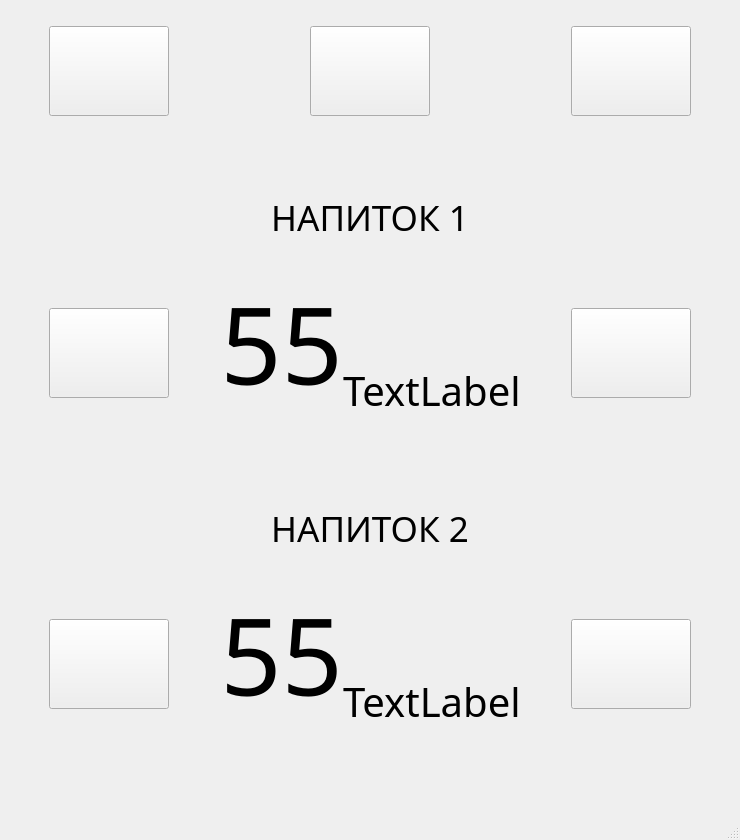
<?xml version="1.0" encoding="UTF-8"?>
<ui version="4.0">
 <class>MainWindow</class>
 <widget class="QMainWindow" name="MainWindow">
  <property name="geometry">
   <rect>
    <x>0</x>
    <y>0</y>
    <width>740</width>
    <height>840</height>
   </rect>
  </property>
  <property name="minimumSize">
   <size>
    <width>740</width>
    <height>480</height>
   </size>
  </property>
  <property name="maximumSize">
   <size>
    <width>740</width>
    <height>840</height>
   </size>
  </property>
  <property name="windowTitle">
   <string>MainWindow</string>
  </property>
  <widget class="QWidget" name="centralwidget">
   <layout class="QVBoxLayout" name="verticalLayout_8">
    <item>
     <spacer name="verticalSpacer">
      <property name="orientation">
       <enum>Qt::Vertical</enum>
      </property>
      <property name="sizeType">
       <enum>QSizePolicy::Minimum</enum>
      </property>
      <property name="sizeHint" stdset="0">
       <size>
        <width>20</width>
        <height>7</height>
       </size>
      </property>
     </spacer>
    </item>
    <item>
     <layout class="QHBoxLayout" name="horizontalLayout_6">
      <item>
       <spacer name="horizontalSpacer_5">
        <property name="orientation">
         <enum>Qt::Horizontal</enum>
        </property>
        <property name="sizeType">
         <enum>QSizePolicy::Fixed</enum>
        </property>
        <property name="sizeHint" stdset="0">
         <size>
          <width>40</width>
          <height>30</height>
         </size>
        </property>
       </spacer>
      </item>
      <item>
       <layout class="QVBoxLayout" name="verticalLayout_7">
        <property name="spacing">
         <number>0</number>
        </property>
        <item>
         <layout class="QHBoxLayout" name="horizontalLayout">
          <item>
           <widget class="QPushButton" name="button_menu">
            <property name="minimumSize">
             <size>
              <width>120</width>
              <height>90</height>
             </size>
            </property>
            <property name="maximumSize">
             <size>
              <width>85</width>
              <height>70</height>
             </size>
            </property>
            <property name="font">
             <font>
              <pointsize>16</pointsize>
             </font>
            </property>
            <property name="whatsThis">
             <string/>
            </property>
            <property name="accessibleName">
             <string/>
            </property>
            <property name="layoutDirection">
             <enum>Qt::LeftToRight</enum>
            </property>
            <property name="autoFillBackground">
             <bool>false</bool>
            </property>
            <property name="text">
             <string/>
            </property>
            <property name="iconSize">
             <size>
              <width>150</width>
              <height>150</height>
             </size>
            </property>
            <property name="autoRepeatInterval">
             <number>100</number>
            </property>
            <property name="autoDefault">
             <bool>false</bool>
            </property>
            <property name="default">
             <bool>false</bool>
            </property>
            <property name="flat">
             <bool>false</bool>
            </property>
           </widget>
          </item>
          <item>
           <spacer name="horizontalSpacer_13">
            <property name="orientation">
             <enum>Qt::Horizontal</enum>
            </property>
            <property name="sizeHint" stdset="0">
             <size>
              <width>40</width>
              <height>20</height>
             </size>
            </property>
           </spacer>
          </item>
          <item>
           <widget class="QPushButton" name="button_view">
            <property name="minimumSize">
             <size>
              <width>120</width>
              <height>90</height>
             </size>
            </property>
            <property name="maximumSize">
             <size>
              <width>85</width>
              <height>70</height>
             </size>
            </property>
            <property name="font">
             <font>
              <pointsize>16</pointsize>
             </font>
            </property>
            <property name="whatsThis">
             <string/>
            </property>
            <property name="accessibleName">
             <string/>
            </property>
            <property name="layoutDirection">
             <enum>Qt::LeftToRight</enum>
            </property>
            <property name="autoFillBackground">
             <bool>false</bool>
            </property>
            <property name="text">
             <string/>
            </property>
            <property name="autoRepeatInterval">
             <number>100</number>
            </property>
            <property name="autoDefault">
             <bool>false</bool>
            </property>
            <property name="default">
             <bool>false</bool>
            </property>
            <property name="flat">
             <bool>false</bool>
            </property>
           </widget>
          </item>
          <item>
           <spacer name="horizontalSpacer_14">
            <property name="orientation">
             <enum>Qt::Horizontal</enum>
            </property>
            <property name="sizeHint" stdset="0">
             <size>
              <width>40</width>
              <height>20</height>
             </size>
            </property>
           </spacer>
          </item>
          <item>
           <widget class="QPushButton" name="button_settings">
            <property name="minimumSize">
             <size>
              <width>120</width>
              <height>90</height>
             </size>
            </property>
            <property name="maximumSize">
             <size>
              <width>85</width>
              <height>70</height>
             </size>
            </property>
            <property name="font">
             <font>
              <pointsize>16</pointsize>
             </font>
            </property>
            <property name="whatsThis">
             <string/>
            </property>
            <property name="accessibleName">
             <string/>
            </property>
            <property name="layoutDirection">
             <enum>Qt::LeftToRight</enum>
            </property>
            <property name="autoFillBackground">
             <bool>false</bool>
            </property>
            <property name="text">
             <string/>
            </property>
            <property name="autoRepeatInterval">
             <number>100</number>
            </property>
            <property name="autoDefault">
             <bool>false</bool>
            </property>
            <property name="default">
             <bool>false</bool>
            </property>
            <property name="flat">
             <bool>false</bool>
            </property>
           </widget>
          </item>
         </layout>
        </item>
        <item>
         <spacer name="verticalSpacer_3">
          <property name="orientation">
           <enum>Qt::Vertical</enum>
          </property>
          <property name="sizeType">
           <enum>QSizePolicy::Fixed</enum>
          </property>
          <property name="sizeHint" stdset="0">
           <size>
            <width>20</width>
            <height>40</height>
           </size>
          </property>
         </spacer>
        </item>
        <item>
         <layout class="QHBoxLayout" name="horizontalLayout_2">
          <property name="spacing">
           <number>0</number>
          </property>
          <item>
           <spacer name="horizontalSpacer_3">
            <property name="orientation">
             <enum>Qt::Horizontal</enum>
            </property>
            <property name="sizeHint" stdset="0">
             <size>
              <width>40</width>
              <height>20</height>
             </size>
            </property>
           </spacer>
          </item>
          <item>
           <layout class="QVBoxLayout" name="verticalLayout">
            <property name="spacing">
             <number>0</number>
            </property>
            <item>
             <spacer name="verticalSpacer_5">
              <property name="orientation">
               <enum>Qt::Vertical</enum>
              </property>
              <property name="sizeType">
               <enum>QSizePolicy::Minimum</enum>
              </property>
              <property name="sizeHint" stdset="0">
               <size>
                <width>20</width>
                <height>20</height>
               </size>
              </property>
             </spacer>
            </item>
            <item>
             <widget class="QLabel" name="label_window">
              <property name="font">
               <font>
                <family>Siemens AD Sans</family>
                <pointsize>26</pointsize>
               </font>
              </property>
              <property name="text">
               <string>НАПИТОК 1</string>
              </property>
              <property name="alignment">
               <set>Qt::AlignCenter</set>
              </property>
             </widget>
            </item>
           </layout>
          </item>
          <item>
           <spacer name="horizontalSpacer_10">
            <property name="orientation">
             <enum>Qt::Horizontal</enum>
            </property>
            <property name="sizeHint" stdset="0">
             <size>
              <width>40</width>
              <height>20</height>
             </size>
            </property>
           </spacer>
          </item>
         </layout>
        </item>
        <item>
         <layout class="QHBoxLayout" name="horizontalLayout_3">
          <item>
           <widget class="QPushButton" name="button_minus">
            <property name="minimumSize">
             <size>
              <width>120</width>
              <height>90</height>
             </size>
            </property>
            <property name="maximumSize">
             <size>
              <width>85</width>
              <height>70</height>
             </size>
            </property>
            <property name="font">
             <font>
              <pointsize>26</pointsize>
             </font>
            </property>
            <property name="text">
             <string/>
            </property>
            <property name="autoRepeatInterval">
             <number>100</number>
            </property>
           </widget>
          </item>
          <item>
           <spacer name="horizontalSpacer_9">
            <property name="orientation">
             <enum>Qt::Horizontal</enum>
            </property>
            <property name="sizeHint" stdset="0">
             <size>
              <width>40</width>
              <height>20</height>
             </size>
            </property>
           </spacer>
          </item>
          <item>
           <layout class="QVBoxLayout" name="verticalLayout_3">
            <item>
             <widget class="QLabel" name="value">
              <property name="minimumSize">
               <size>
                <width>0</width>
                <height>150</height>
               </size>
              </property>
              <property name="font">
               <font>
                <family>Siemens AD Sans</family>
                <pointsize>80</pointsize>
               </font>
              </property>
              <property name="text">
               <string>55</string>
              </property>
              <property name="alignment">
               <set>Qt::AlignCenter</set>
              </property>
             </widget>
            </item>
           </layout>
          </item>
          <item>
           <layout class="QVBoxLayout" name="verticalLayout_2">
            <item>
             <spacer name="verticalSpacer_11">
              <property name="orientation">
               <enum>Qt::Vertical</enum>
              </property>
              <property name="sizeType">
               <enum>QSizePolicy::Minimum</enum>
              </property>
              <property name="sizeHint" stdset="0">
               <size>
                <width>20</width>
                <height>50</height>
               </size>
              </property>
             </spacer>
            </item>
            <item>
             <widget class="QLabel" name="value_mini">
              <property name="sizePolicy">
               <sizepolicy hsizetype="Preferred" vsizetype="Preferred">
                <horstretch>0</horstretch>
                <verstretch>0</verstretch>
               </sizepolicy>
              </property>
              <property name="font">
               <font>
                <family>Siemens AD Sans</family>
                <pointsize>30</pointsize>
               </font>
              </property>
              <property name="text">
               <string>TextLabel</string>
              </property>
              <property name="alignment">
               <set>Qt::AlignBottom|Qt::AlignLeading|Qt::AlignLeft</set>
              </property>
             </widget>
            </item>
           </layout>
          </item>
          <item>
           <spacer name="horizontalSpacer_4">
            <property name="orientation">
             <enum>Qt::Horizontal</enum>
            </property>
            <property name="sizeHint" stdset="0">
             <size>
              <width>40</width>
              <height>20</height>
             </size>
            </property>
           </spacer>
          </item>
          <item>
           <widget class="QPushButton" name="button_plus">
            <property name="minimumSize">
             <size>
              <width>120</width>
              <height>90</height>
             </size>
            </property>
            <property name="maximumSize">
             <size>
              <width>85</width>
              <height>70</height>
             </size>
            </property>
            <property name="font">
             <font>
              <pointsize>26</pointsize>
             </font>
            </property>
            <property name="text">
             <string/>
            </property>
            <property name="autoRepeatInterval">
             <number>100</number>
            </property>
           </widget>
          </item>
         </layout>
        </item>
        <item>
         <spacer name="verticalSpacer_4">
          <property name="orientation">
           <enum>Qt::Vertical</enum>
          </property>
          <property name="sizeType">
           <enum>QSizePolicy::Fixed</enum>
          </property>
          <property name="sizeHint" stdset="0">
           <size>
            <width>20</width>
            <height>40</height>
           </size>
          </property>
         </spacer>
        </item>
        <item>
         <layout class="QHBoxLayout" name="horizontalLayout_4">
          <item>
           <spacer name="horizontalSpacer_11">
            <property name="orientation">
             <enum>Qt::Horizontal</enum>
            </property>
            <property name="sizeHint" stdset="0">
             <size>
              <width>40</width>
              <height>20</height>
             </size>
            </property>
           </spacer>
          </item>
          <item>
           <layout class="QVBoxLayout" name="verticalLayout_4">
            <item>
             <spacer name="verticalSpacer_7">
              <property name="orientation">
               <enum>Qt::Vertical</enum>
              </property>
              <property name="sizeType">
               <enum>QSizePolicy::Minimum</enum>
              </property>
              <property name="sizeHint" stdset="0">
               <size>
                <width>20</width>
                <height>20</height>
               </size>
              </property>
             </spacer>
            </item>
            <item>
             <widget class="QLabel" name="label_window_2">
              <property name="font">
               <font>
                <family>Siemens AD Sans</family>
                <pointsize>26</pointsize>
               </font>
              </property>
              <property name="text">
               <string>НАПИТОК 2</string>
              </property>
              <property name="alignment">
               <set>Qt::AlignCenter</set>
              </property>
             </widget>
            </item>
           </layout>
          </item>
          <item>
           <spacer name="horizontalSpacer_12">
            <property name="orientation">
             <enum>Qt::Horizontal</enum>
            </property>
            <property name="sizeHint" stdset="0">
             <size>
              <width>40</width>
              <height>20</height>
             </size>
            </property>
           </spacer>
          </item>
         </layout>
        </item>
        <item>
         <layout class="QHBoxLayout" name="horizontalLayout_5">
          <item>
           <widget class="QPushButton" name="button_left">
            <property name="minimumSize">
             <size>
              <width>120</width>
              <height>90</height>
             </size>
            </property>
            <property name="maximumSize">
             <size>
              <width>85</width>
              <height>70</height>
             </size>
            </property>
            <property name="font">
             <font>
              <pointsize>26</pointsize>
             </font>
            </property>
            <property name="text">
             <string/>
            </property>
            <property name="iconSize">
             <size>
              <width>150</width>
              <height>150</height>
             </size>
            </property>
            <property name="autoRepeatInterval">
             <number>100</number>
            </property>
           </widget>
          </item>
          <item>
           <spacer name="horizontalSpacer_7">
            <property name="orientation">
             <enum>Qt::Horizontal</enum>
            </property>
            <property name="sizeType">
             <enum>QSizePolicy::Expanding</enum>
            </property>
            <property name="sizeHint" stdset="0">
             <size>
              <width>40</width>
              <height>20</height>
             </size>
            </property>
           </spacer>
          </item>
          <item>
           <layout class="QVBoxLayout" name="verticalLayout_5">
            <item>
             <widget class="QLabel" name="value_2">
              <property name="minimumSize">
               <size>
                <width>0</width>
                <height>150</height>
               </size>
              </property>
              <property name="font">
               <font>
                <family>Siemens AD Sans</family>
                <pointsize>80</pointsize>
               </font>
              </property>
              <property name="text">
               <string>55</string>
              </property>
              <property name="alignment">
               <set>Qt::AlignCenter</set>
              </property>
             </widget>
            </item>
           </layout>
          </item>
          <item>
           <layout class="QVBoxLayout" name="verticalLayout_6">
            <item>
             <spacer name="verticalSpacer_17">
              <property name="orientation">
               <enum>Qt::Vertical</enum>
              </property>
              <property name="sizeType">
               <enum>QSizePolicy::Minimum</enum>
              </property>
              <property name="sizeHint" stdset="0">
               <size>
                <width>20</width>
                <height>50</height>
               </size>
              </property>
             </spacer>
            </item>
            <item>
             <widget class="QLabel" name="value_mini_2">
              <property name="font">
               <font>
                <family>Siemens AD Sans</family>
                <pointsize>30</pointsize>
               </font>
              </property>
              <property name="text">
               <string>TextLabel</string>
              </property>
              <property name="alignment">
               <set>Qt::AlignBottom|Qt::AlignLeading|Qt::AlignLeft</set>
              </property>
             </widget>
            </item>
           </layout>
          </item>
          <item>
           <spacer name="horizontalSpacer_8">
            <property name="orientation">
             <enum>Qt::Horizontal</enum>
            </property>
            <property name="sizeHint" stdset="0">
             <size>
              <width>40</width>
              <height>20</height>
             </size>
            </property>
           </spacer>
          </item>
          <item>
           <widget class="QPushButton" name="button_right">
            <property name="minimumSize">
             <size>
              <width>120</width>
              <height>90</height>
             </size>
            </property>
            <property name="maximumSize">
             <size>
              <width>85</width>
              <height>70</height>
             </size>
            </property>
            <property name="font">
             <font>
              <pointsize>26</pointsize>
             </font>
            </property>
            <property name="text">
             <string/>
            </property>
            <property name="iconSize">
             <size>
              <width>150</width>
              <height>150</height>
             </size>
            </property>
            <property name="autoRepeatInterval">
             <number>100</number>
            </property>
           </widget>
          </item>
         </layout>
        </item>
       </layout>
      </item>
      <item>
       <spacer name="horizontalSpacer_6">
        <property name="orientation">
         <enum>Qt::Horizontal</enum>
        </property>
        <property name="sizeType">
         <enum>QSizePolicy::Fixed</enum>
        </property>
        <property name="sizeHint" stdset="0">
         <size>
          <width>40</width>
          <height>30</height>
         </size>
        </property>
       </spacer>
      </item>
     </layout>
    </item>
    <item>
     <spacer name="verticalSpacer_2">
      <property name="orientation">
       <enum>Qt::Vertical</enum>
      </property>
      <property name="sizeType">
       <enum>QSizePolicy::Minimum</enum>
      </property>
      <property name="sizeHint" stdset="0">
       <size>
        <width>20</width>
        <height>80</height>
       </size>
      </property>
     </spacer>
    </item>
   </layout>
  </widget>
  <widget class="QMenuBar" name="menubar">
   <property name="geometry">
    <rect>
     <x>0</x>
     <y>0</y>
     <width>740</width>
     <height>26</height>
    </rect>
   </property>
  </widget>
  <widget class="QStatusBar" name="statusbar"/>
 </widget>
 <resources/>
 <connections/>
</ui>
